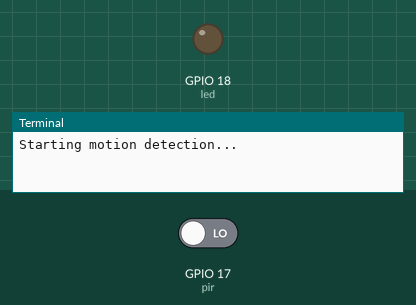
A program run on a simulated Raspberry Pi (BCM pin numbers). Shown: output pins drawn as LEDs (lit = HIGH), the last lines printed to the terminal. The inputs (shaded band) are chosen by the test bench; at power-on: GPIO 17 (pir) LOW.

Above: at 1.2 s.
1.3 s: GPIO 17 (pir) driven HIGH
At 2.7 s:
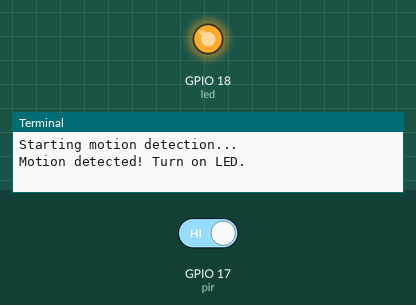
Timing chart, 0 to 4.3 s (numbered marks = the images above; inputs shaded):
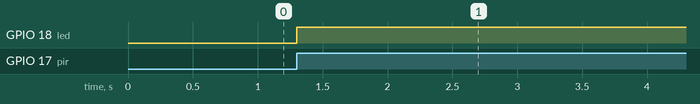

Measured:
- after the input at 1.3 s, GPIO 18 (led): LOW → HIGH at once

The program:

motionSensor.py
```python
import time
from gpiozero import MotionSensor, LED

# Set the GPIO pin where the PIR's data pin is connected
pir_pin = 17  # Using GPIO 17 (Pin 11)
pir = MotionSensor(pir_pin)
led = LED(18)

print("Starting motion detection...")

while True:
    # Wait for motion to be detected
    pir.wait_for_motion()
    print("Motion detected! Turn on LED.")
    led.on()
    time.sleep(10) # 10 second delay

    # Wait for motion to stop
    pir.wait_for_no_motion()
    print("Motion stopped. Turn off LED.")
    led.off()
```
